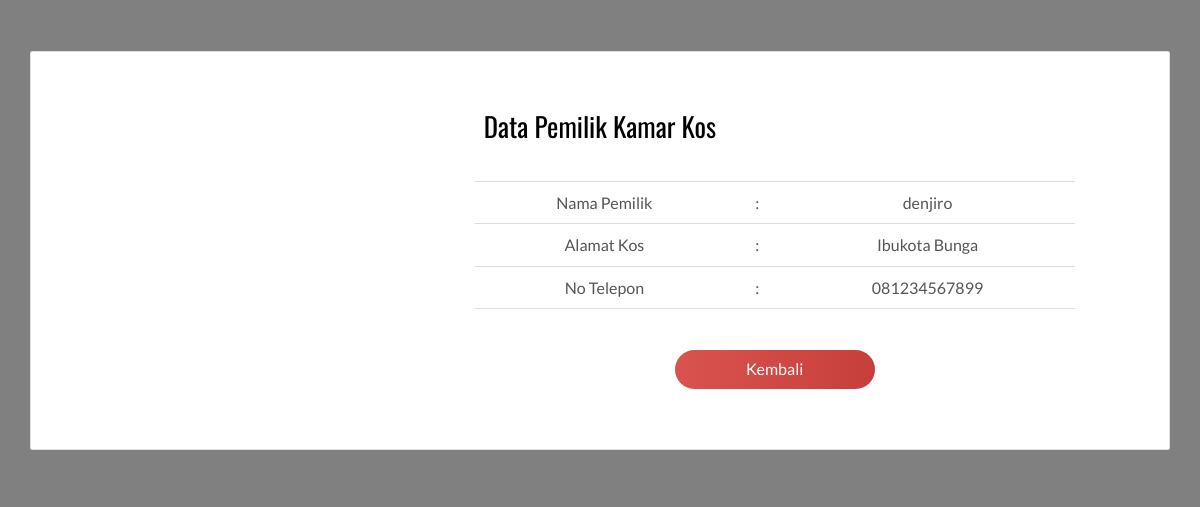
The app's page /infopemilik.php?id=1 with its own data.
### tables this page shows
CREATE TABLE `pemilik_kos` (
  `id` int(11) NOT NULL,
  `nama_pemilik` varchar(50) NOT NULL,
  `foto_kos` varchar(50) NOT NULL,
  `alamat_kos` text NOT NULL,
  `no_hp` varchar(12) NOT NULL,
  `peraturan_kos` text NOT NULL
);

### infopemilik.php (the view, shortened to what this page needs)
<?php
include "koneksi.php";
$id = $_GET["id"];
$q2=mysqli_query($koneksi,"SELECT * FROM pemilik_kos WHERE id = $id");
$q2a=mysqli_fetch_assoc($q2);
 ?>
<!DOCTYPE html>
<html>
<head>
<link href="./main.d8e0d294.css" rel="stylesheet">
</head>
<body>
	<br><br>
	<div class="container">
   <div class="row">
     <div class="col-xs-12">
        <div class="card">
          <div class="card-block">
            <h2>Data Pemilik Kamar Kos</h2>
            <div class="row">
              <div class="col-md-4">
              </div>
              <div class="col-md-8">
              <table class="table">
	<tr>
		<td>Nama Pemilik</td>
		<td>:</td>
		<td><?= $q2a["nama_pemilik"]; ?></td>
	</tr>
	<tr>
		<td>Alamat Kos</td>
		<td>:</td>
		<td><?= $q2a["alamat_kos"]; ?></td>
	</tr>
	<tr>
		<td>No Telepon</td>
		<td>:</td>
		<td><?= $q2a["no_hp"]; ?></td>
	</tr>
	<tr>
		<td colspan="3"></td>
	</tr>
</table>
	<?php
	$hal = (isset($_GET["h"])) ? "permintaansewa.php?id=$idk" : "index.php";
	 ?>
	<a href="<?= $hal; ?>" class="btn btn-danger">Kembali</a>
              </div>
            </div>
          </div>
        </div>
</div>
</div>
</div>
</body>
</html>

### infopemilik.php (style rules this page uses)
.table { width: 600px; margin-left: auto; margin-right: auto; }
body { background: grey; text-align: center; }
.btn { width: 200px; }

### records on screen
pemilik_kos: nama_pemilik "denjiro", alamat_kos "Ibukota Bunga", no_hp "081234567899"
